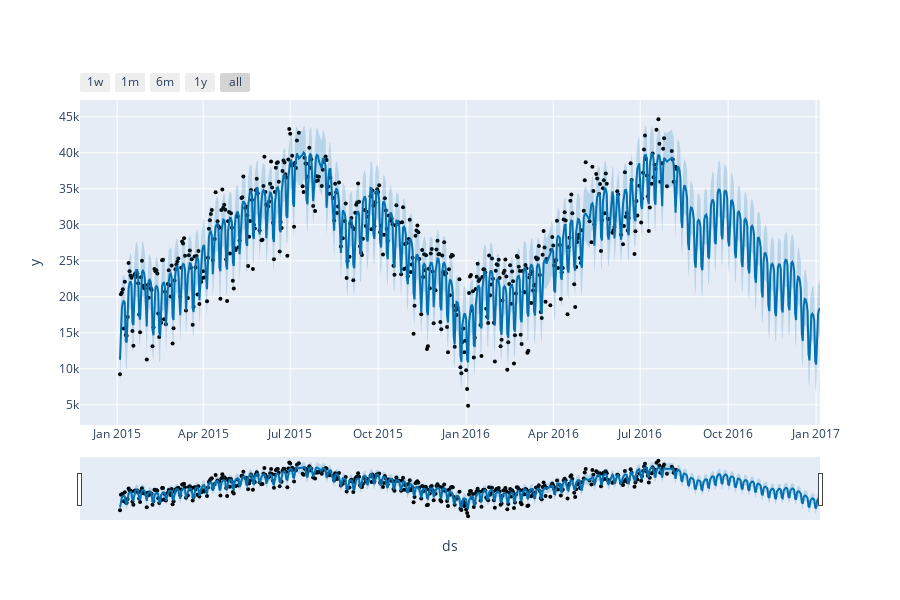

Notebook source saved alongside this figure:
### Code cell
fig = plot_plotly(modelo_sem_outliers, previsao)
fig.show()

### Figure 1 — Plotly figure (JSON) as saved in the notebook; plotly's stock layout.template omitted (floating-point values rounded to 4 significant figures; data arrays with more than 128 entries replaced by an {"elided": "..."} marker saying what was removed)
{"data": [{"marker": {"color": "black", "size": 4}, "mode": "markers", "name": "Actual", "type": "scatter", "x": {"elided": "505 str values"}, "y": {"elided": "505 int values"}}, {"hoverinfo": "skip", "line": {"width": 0}, "mode": "lines", "type": "scatter", "x": {"elided": "655 str values"}, "y": {"elided": "655 float values"}}, {"fill": "tonexty", "fillcolor": "rgba(0, 114, 178, 0.2)", "line": {"color": "#0072B2", "width": 2}, "mode": "lines", "name": "Predicted", "type": "scatter", "x": {"elided": "655 str values"}, "y": {"elided": "655 float values"}}, {"fill": "tonexty", "fillcolor": "rgba(0, 114, 178, 0.2)", "hoverinfo": "skip", "line": {"width": 0}, "mode": "lines", "type": "scatter", "x": {"elided": "655 str values"}, "y": {"elided": "655 float values"}}], "layout": {"height": 600, "showlegend": false, "width": 900, "xaxis": {"rangeselector": {"buttons": [{"count": 7, "label": "1w", "step": "day", "stepmode": "backward"}, {"count": 1, "label": "1m", "step": "month", "stepmode": "backward"}, {"count": 6, "label": "6m", "step": "month", "stepmode": "backward"}, {"count": 1, "label": "1y", "step": "year", "stepmode": "backward"}, {"step": "all"}]}, "rangeslider": {"visible": true}, "title": {"text": "ds"}, "type": "date"}, "yaxis": {"title": {"text": "y"}}}}
